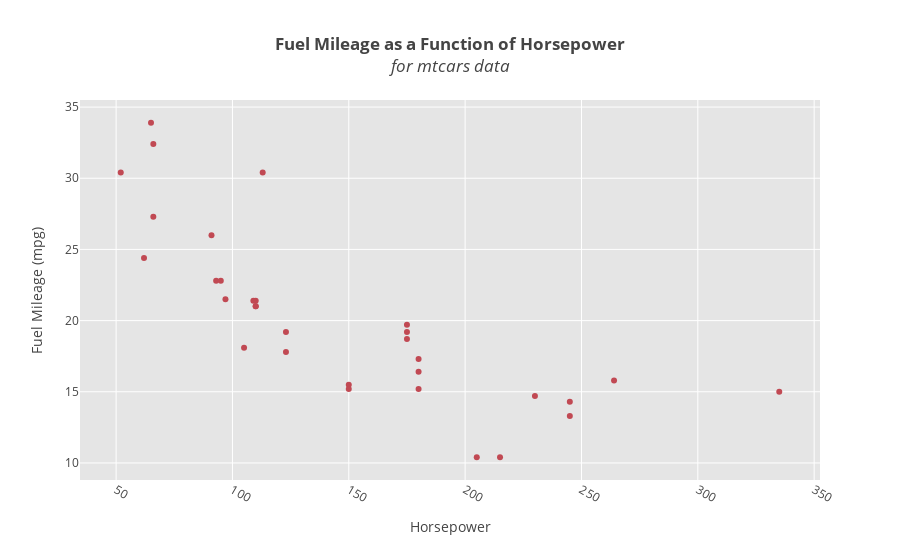

Notebook cell for this chart:
### Markdown cell above
Adding names, labels and colors:

### Code cell
# build graph args 
args['names'] = names
args['colors'] = colors
args['title'] = '<b>Fuel Mileage as a Function of Horsepower</b><br><i>for mtcars data</i>'
args['xlab'] = 'Horsepower'
args['ylab'] = 'Fuel Mileage (mpg)'

# display plot
fig = scatterplot.create_graph(**args)

### Figure 1 — Plotly figure (JSON) as saved in the notebook; plotly's stock layout.template omitted (floating-point values rounded to 4 significant figures)
{"data": [{"marker": {"color": ["#C14953", "#C14953", "#C14953", "#C14953", "#C14953", "#C14953", "#C14953", "#C14953", "#C14953", "#C14953", "#C14953", "#C14953", "#C14953", "#C14953", "#C14953", "#C14953", "#C14953", "#C14953", "#C14953", "#C14953", "#C14953", "#C14953", "#C14953", "#C14953", "#C14953", "#C14953", "#C14953", "#C14953", "#C14953", "#C14953", "#C14953", "#C14953"]}, "mode": "markers", "name": "hp", "text": ["# Cylinders: 6.0<br># Carbs: 4.0<br># Gears: 4.0<br>Weight: 2.62", "# Cylinders: 6.0<br># Carbs: 4.0<br># Gears: 4.0<br>Weight: 2.875", "# Cylinders: 4.0<br># Carbs: 1.0<br># Gears: 4.0<br>Weight: 2.32", "# Cylinders: 6.0<br># Carbs: 1.0<br># Gears: 3.0<br>Weight: 3.215", "# Cylinders: 8.0<br># Carbs: 2.0<br># Gears: 3.0<br>Weight: 3.44", "# Cylinders: 6.0<br># Carbs: 1.0<br># Gears: 3.0<br>Weight: 3.46", "# Cylinders: 8.0<br># Carbs: 4.0<br># Gears: 3.0<br>Weight: 3.57", "# Cylinders: 4.0<br># Carbs: 2.0<br># Gears: 4.0<br>Weight: 3.19", "# Cylinders: 4.0<br># Carbs: 2.0<br># Gears: 4.0<br>Weight: 3.15", "# Cylinders: 6.0<br># Carbs: 4.0<br># Gears: 4.0<br>Weight: 3.44", "# Cylinders: 6.0<br># Carbs: 4.0<br># Gears: 4.0<br>Weight: 3.44", "# Cylinders: 8.0<br># Carbs: 3.0<br># Gears: 3.0<br>Weight: 4.07", "# Cylinders: 8.0<br># Carbs: 3.0<br># Gears: 3.0<br>Weight: 3.73", "# Cylinders: 8.0<br># Carbs: 3.0<br># Gears: 3.0<br>Weight: 3.78", "# Cylinders: 8.0<br># Carbs: 4.0<br># Gears: 3.0<br>Weight: 5.25", "# Cylinders: 8.0<br># Carbs: 4.0<br># Gears: 3.0<br>Weight: 5.4239999999999995", "# Cylinders: 8.0<br># Carbs: 4.0<br># Gears: 3.0<br>Weight: 5.345", "# Cylinders: 4.0<br># Carbs: 1.0<br># Gears: 4.0<br>Weight: 2.2", "# Cylinders: 4.0<br># Carbs: 2.0<br># Gears: 4.0<br>Weight: 1.615", "# Cylinders: 4.0<br># Carbs: 1.0<br># Gears: 4.0<br>Weight: 1.835", "# Cylinders: 4.0<br># Carbs: 1.0<br># Gears: 3.0<br>Weight: 2.465", "# Cylinders: 8.0<br># Carbs: 2.0<br># Gears: 3.0<br>Weight: 3.52", "# Cylinders: 8.0<br># Carbs: 2.0<br># Gears: 3.0<br>Weight: 3.435", "# Cylinders: 8.0<br># Carbs: 4.0<br># Gears: 3.0<br>Weight: 3.84", "# Cylinders: 8.0<br># Carbs: 2.0<br># Gears: 3.0<br>Weight: 3.845", "# Cylinders: 4.0<br># Carbs: 1.0<br># Gears: 4.0<br>Weight: 1.935", "# Cylinders: 4.0<br># Carbs: 2.0<br># Gears: 5.0<br>Weight: 2.14", "# Cylinders: 4.0<br># Carbs: 2.0<br># Gears: 5.0<br>Weight: 1.5130000000000001", "# Cylinders: 8.0<br># Carbs: 4.0<br># Gears: 5.0<br>Weight: 3.17", "# Cylinders: 6.0<br># Carbs: 6.0<br># Gears: 5.0<br>Weight: 2.77", "# Cylinders: 8.0<br># Carbs: 8.0<br># Gears: 5.0<br>Weight: 3.57", "# Cylinders: 4.0<br># Carbs: 2.0<br># Gears: 4.0<br>Weight: 2.78"], "type": "scatter", "uid": "a3aae686-ec0f-11e8-a02c-a0481cac4f9d", "x": [110, 110, 93, 110, 175, 105, 245, 62, 95, 123, 123, 180, 180, 180, 205, 215, 230, 66, 52, 65, 97, 150, 150, 245, 175, 66, 91, 113, 264, 175, 335, 109], "y": [21, 21, 22.8, 21.4, 18.7, 18.1, 14.3, 24.4, 22.8, 19.2, 17.8, 16.4, 17.3, 15.2, 10.4, 10.4, 14.7, 32.4, 30.4, 33.9, 21.5, 15.5, 15.2, 13.3, 19.2, 27.3, 26, 30.4, 15.8, 19.7, 15, 21.4]}], "layout": {"hovermode": "closest", "plot_bgcolor": "rgb(229, 229, 229)", "title": "<b>Fuel Mileage as a Function of Horsepower</b><br><i>for mtcars data</i>", "xaxis": {"gridcolor": "rgb(255,255,255)", "tickangle": 30, "title": "Horsepower", "zerolinecolor": "rgb(255,255,255)"}, "yaxis": {"gridcolor": "rgb(255,255,255)", "title": "Fuel Mileage (mpg)", "zerolinecolor": "rgb(255,255,255)"}}}
